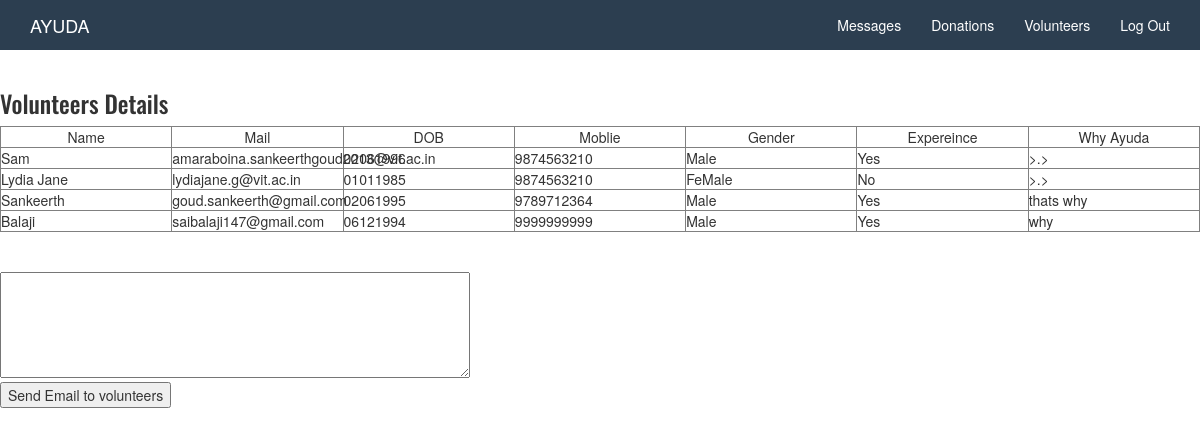
/volunteers.php (signed in), run on the app's committed database.
### tables this page shows
CREATE TABLE IF NOT EXISTS `volunteer` (
  `name` varchar(100) NOT NULL,
  `mail` varchar(100) NOT NULL,
  `dob` varchar(50) NOT NULL,
  `mobile` varchar(15) NOT NULL,
  `gender` varchar(10) NOT NULL,
  `exp` varchar(10) NOT NULL,
  `why` varchar(100) NOT NULL
);

### volunteers.php (the view, shortened to what this page needs)
<!DOCTYPE html>
<html lang="en">
  <head>
    <link href="css/bootstrap.min.css" rel="stylesheet">
    <link href="css/custom.css" rel="stylesheet">
    <link href="http://netdna.bootstrapcdn.com/font-awesome/4.0.3/css/font-awesome.css" rel="stylesheet">
  </head>
<h3> Volunteers Details </h3>
  <body>
  <div class="center">
	<table name="tablee" width="100%" border="1" style="table-layout:fixed" >
  <tr>
    <td style="text-align:center">Name</td>
    <td style="text-align:center">Mail</td>
	  <td style="text-align:center">DOB</td>
	  <td style="text-align:center">Moblie</td>
    <td style="text-align:center">Gender</td>
    <td style="text-align:center">Expereince</td>
    <td style="text-align:center">Why Ayuda</td>
  </tr>
<?php
$conn = new mysqli("localhost","root","","ayuda");
$query = "SELECT * FROM volunteer";
$retval=mysqli_query($conn,$query);
while($row=mysqli_fetch_array($retval))
{
  echo "<tr>";
        echo "<td>" . "$row[0]" . "</td>";
        echo "<td>" . "$row[1]" . "</td>";
        echo "<td>" . "$row[2]" . "</td>";
        echo "<td>" . "$row[3]" . "</td>";
        echo "<td>" . "$row[4]" . "</td>";
        echo "<td>" . "$row[5]" . "</td>";
        echo "<td>" . "$row[6]" . "</td>";
  echo "</tr>";
}
?>
 </table>
<br><br>
 <form action="mailstatus.php" method="post" name="form" id="form">
   <textarea name="comment" cols="60" rows="5" id="comment"></textarea><br>
   <input type="submit" name="submit" value="Send Email to volunteers" />
 </form>
    <div class="navbar navbar-default navbar-fixed-top" role="navigation">
      <div class="container">
        <div class="navbar-header">
          <a class="navbar-brand" href="#">AYUDA</a>
        </div>
        <div class="navbar-collapse collapse">
          <ul class="nav navbar-nav navbar-right">
            <li ><a href="Messages.php">Messages</a></li>
            <li><a href="Donations.php">Donations</a></li>
            <li><a href="Volunteers.php">Volunteers</a></li>
            <li><a href="logout.php">Log Out</a></li>
          </ul>
        </div>
      </div>
    </div>
  </body>
</html>

### css/custom.css (style rules this page uses)
body { padding-top: 70px; padding-bottom: 100px; }
h1, h2, h3, h4, h5, h6 { font-family: 'Oswald', sans-serif; }
.navbar-default { background-color: #2C3E50; border-color: #FFFFFF; color: #FFFFFF; }
.navbar-default .navbar-brand { color: #FFFFFF; }
.navbar-default .navbar-nav > li > a { color: #FFFFFF; }

### data on the page
volunteer: name "Sam", mail "amaraboina.sankeerthgoud2013@vit.ac.in", dob "02061996", mobile "9874563210", gender "Male", exp "Yes", why ">.>"
volunteer: name "Lydia Jane", mail "lydiajane.g@vit.ac.in", dob "01011985", mobile "9874563210", gender "FeMale", exp "No", why ">.>"
volunteer: name "Sankeerth", mail "goud.sankeerth@gmail.com", dob "02061995", mobile "9789712364", gender "Male", exp "Yes", why "thats why"
volunteer: name "Balaji", mail "saibalaji147@gmail.com", dob "06121994", mobile "9999999999", gender "Male", exp "Yes", why "why"
